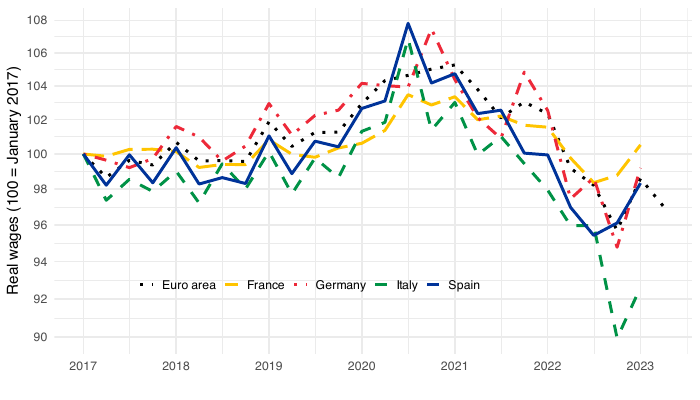

Recreate this plot in R.
library(tidyverse)
library(eurostat)

geo_colors <- tribble(~ geo, ~ Geo, ~ color,
                      "FR", "France", "#ED2939",
                      "DE", "Germany", "#000000",
                      "EA19", "Euro area", "#003399",
                      "ES", "Spain", "#FFC400",
                      "IT", "Italy", "#009246")

## Load Eurostat datasets ------

datasets_eurostat <- c("prc_hicp_midx", "lc_lci_r2_q")

for (dataset in datasets_eurostat){
  assign(dataset, 
         get_eurostat(dataset, stringsAsFactors = FALSE, cache = FALSE) |>
           rename(time = TIME_PERIOD)
  )
}

## Figure 2 --------

lc_lci_r2_q_extract <- lc_lci_r2_q %>%
  filter(nace_r2 == "B-S",
         unit == "I16",
         s_adj == "SCA",
         lcstruct == "D11",
         geo %in% c("FR", "DE", "IT", "ES", "EA")) %>%
  select(geo, date = time, values) %>%
  # + 3 months
  mutate(date = date + months(3)) %>%
  filter(date >= as.Date("2017-01-01")) %>%
  group_by(geo) %>%
  arrange(date) %>%
  mutate(wages = 100*values/values[1]) %>%
  select(-values)

prc_hicp_midx_extract <- prc_hicp_midx %>%
  filter(unit == "I15",
         coicop %in% c("CP00"),
         geo %in% c("FR", "DE", "IT", "ES", "EA")) %>%
  select(geo, date = time, values) %>%
  filter(date >= as.Date("2017-01-01")) %>%
  group_by(geo) %>%
  arrange(date) %>%
  mutate(prices = 100*values/values[1]) %>%
  select(-values)

figure2 <- lc_lci_r2_q_extract %>%
  left_join(prc_hicp_midx_extract, by = c("date", "geo")) %>%
  ungroup %>%
  transmute(date, geo, real_wages = 100*wages/prices)

geo_colors <- tribble(~ geo, ~ Geo, ~ color,
                      "FR", "France", "#ED2939",
                      "DE", "Germany", "#000000",
                      "EA", "Euro area", "#003399",
                      "ES", "Spain", "#FFC400",
                      "IT", "Italy", "#009246")

figure2 %>%
  filter(date >= as.Date("2017-01-01"),
         date <= as.Date("2023-04-01")) %>%
  left_join(geo_colors, by = "geo") %>%
  ggplot(.) + 
  geom_line(aes(x = date, y = real_wages, color = Geo, linetype = Geo), size = 1) +
  theme_minimal() + 
  xlab("") + 
  ylab("Real wages (100 = January 2017)") +
  scale_color_manual(values = c("#000000", "#FFC400", "#ED2939", "#009246", "#003399")) +
  scale_linetype_manual(values = c("dotted", "longdash", "dotdash", "dashed", "solid")) +
  scale_x_date(breaks = seq(1960, 2024, 1) %>% paste0("-01-01") %>% as.Date,
               labels = date_format("%Y")) +
  theme(legend.title = element_blank(),
        legend.position = c(0.4, 0.2),
        legend.key.size = unit(0.4, "cm"),
        legend.direction = "horizontal") +
  scale_y_log10(breaks = seq(0, 400, 2))

write.csv(figure2, "figure2.csv")

ggsave("figure2.pdf", width = 7, height = 4, device = cairo_pdf)
ggsave("figure2.png", width = 7, height = 4)



